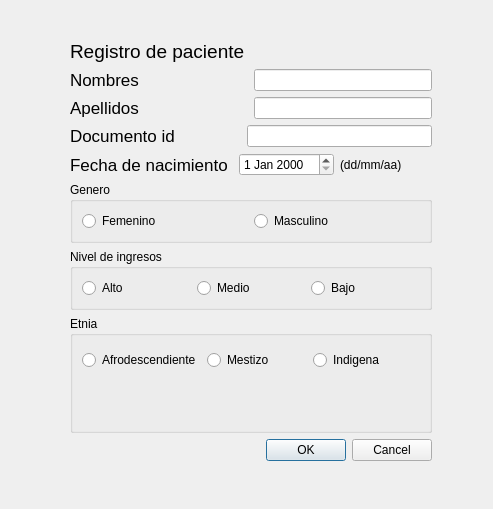
<?xml version="1.0" encoding="UTF-8"?>
<ui version="4.0">
 <class>formulario_paciente</class>
 <widget class="QDialog" name="formulario_paciente">
  <property name="geometry">
   <rect>
    <x>0</x>
    <y>0</y>
    <width>493</width>
    <height>509</height>
   </rect>
  </property>
  <property name="windowTitle">
   <string>Registro de paciente</string>
  </property>
  <widget class="QWidget" name="layoutWidget">
   <property name="geometry">
    <rect>
     <x>70</x>
     <y>40</y>
     <width>362</width>
     <height>421</height>
    </rect>
   </property>
   <layout class="QVBoxLayout" name="verticalLayout_6">
    <item>
     <layout class="QVBoxLayout" name="verticalLayout_5">
      <item>
       <layout class="QVBoxLayout" name="verticalLayout_4">
        <item>
         <layout class="QVBoxLayout" name="verticalLayout_2">
          <item>
           <widget class="QLabel" name="label_8">
            <property name="font">
             <font>
              <pointsize>14</pointsize>
             </font>
            </property>
            <property name="text">
             <string>Registro de paciente</string>
            </property>
           </widget>
          </item>
          <item>
           <layout class="QVBoxLayout" name="verticalLayout">
            <item>
             <layout class="QVBoxLayout" name="verticalLayout_3">
              <item>
               <layout class="QHBoxLayout" name="horizontalLayout">
                <item>
                 <widget class="QLabel" name="label">
                  <property name="font">
                   <font>
                    <pointsize>13</pointsize>
                   </font>
                  </property>
                  <property name="text">
                   <string>Nombres                       </string>
                  </property>
                 </widget>
                </item>
                <item>
                 <widget class="QLineEdit" name="nombre_pnt"/>
                </item>
               </layout>
              </item>
              <item>
               <layout class="QHBoxLayout" name="horizontalLayout_2">
                <item>
                 <widget class="QLabel" name="label_2">
                  <property name="font">
                   <font>
                    <pointsize>13</pointsize>
                   </font>
                  </property>
                  <property name="text">
                   <string>Apellidos                       </string>
                  </property>
                 </widget>
                </item>
                <item>
                 <widget class="QLineEdit" name="apellido_pnt"/>
                </item>
               </layout>
              </item>
              <item>
               <layout class="QHBoxLayout" name="horizontalLayout_3">
                <item>
                 <widget class="QLabel" name="label_3">
                  <property name="font">
                   <font>
                    <pointsize>13</pointsize>
                   </font>
                  </property>
                  <property name="text">
                   <string>Documento id              </string>
                  </property>
                 </widget>
                </item>
                <item>
                 <widget class="QLineEdit" name="doc_pnt"/>
                </item>
               </layout>
              </item>
              <item>
               <layout class="QHBoxLayout" name="horizontalLayout_4">
                <item>
                 <widget class="QLabel" name="label_4">
                  <property name="font">
                   <font>
                    <pointsize>13</pointsize>
                   </font>
                  </property>
                  <property name="text">
                   <string>Fecha de nacimiento </string>
                  </property>
                 </widget>
                </item>
                <item>
                 <widget class="QDateEdit" name="fechaN_pnt"/>
                </item>
                <item>
                 <widget class="QLabel" name="label_5">
                  <property name="text">
                   <string>(dd/mm/aa)</string>
                  </property>
                 </widget>
                </item>
               </layout>
              </item>
             </layout>
            </item>
            <item>
             <widget class="QGroupBox" name="groupBox">
              <property name="title">
               <string>Genero</string>
              </property>
              <layout class="QHBoxLayout" name="horizontalLayout_9">
               <item>
                <layout class="QHBoxLayout" name="horizontalLayout_5">
                 <item>
                  <widget class="QRadioButton" name="fem_pnt">
                   <property name="text">
                    <string>Femenino</string>
                   </property>
                  </widget>
                 </item>
                 <item>
                  <widget class="QRadioButton" name="mas_pnt">
                   <property name="text">
                    <string>Masculino</string>
                   </property>
                  </widget>
                 </item>
                </layout>
               </item>
              </layout>
             </widget>
            </item>
            <item>
             <widget class="QGroupBox" name="groupBox_2">
              <property name="title">
               <string>Nivel de ingresos</string>
              </property>
              <layout class="QHBoxLayout" name="horizontalLayout_8">
               <item>
                <layout class="QHBoxLayout" name="horizontalLayout_7">
                 <item>
                  <widget class="QRadioButton" name="alto_pnt">
                   <property name="text">
                    <string>Alto</string>
                   </property>
                   <attribute name="buttonGroup">
                    <string notr="true">buttonGroup</string>
                   </attribute>
                  </widget>
                 </item>
                 <item>
                  <widget class="QRadioButton" name="medio_pnt">
                   <property name="text">
                    <string>Medio</string>
                   </property>
                   <attribute name="buttonGroup">
                    <string notr="true">buttonGroup</string>
                   </attribute>
                  </widget>
                 </item>
                 <item>
                  <widget class="QRadioButton" name="bajo_pnt">
                   <property name="text">
                    <string>Bajo</string>
                   </property>
                   <attribute name="buttonGroup">
                    <string notr="true">buttonGroup</string>
                   </attribute>
                  </widget>
                 </item>
                </layout>
               </item>
              </layout>
             </widget>
            </item>
           </layout>
          </item>
         </layout>
        </item>
       </layout>
      </item>
      <item>
       <widget class="QGroupBox" name="groupBox_3">
        <property name="title">
         <string>Etnia</string>
        </property>
        <widget class="QWidget" name="layoutWidget">
         <property name="geometry">
          <rect>
           <x>12</x>
           <y>32</y>
           <width>331</width>
           <height>25</height>
          </rect>
         </property>
         <layout class="QHBoxLayout" name="horizontalLayout_6">
          <item>
           <widget class="QRadioButton" name="afro">
            <property name="text">
             <string>Afrodescendiente</string>
            </property>
           </widget>
          </item>
          <item>
           <widget class="QRadioButton" name="mezt">
            <property name="text">
             <string>Mestizo</string>
            </property>
           </widget>
          </item>
          <item>
           <widget class="QRadioButton" name="indi">
            <property name="text">
             <string>Indigena</string>
            </property>
           </widget>
          </item>
         </layout>
        </widget>
       </widget>
      </item>
     </layout>
    </item>
    <item>
     <widget class="QDialogButtonBox" name="buttonBox">
      <property name="orientation">
       <enum>Qt::Horizontal</enum>
      </property>
      <property name="standardButtons">
       <set>QDialogButtonBox::Cancel|QDialogButtonBox::Ok</set>
      </property>
     </widget>
    </item>
   </layout>
  </widget>
 </widget>
 <resources/>
 <connections>
  <connection>
   <sender>buttonBox</sender>
   <signal>accepted()</signal>
   <receiver>formulario_paciente</receiver>
   <slot>accept()</slot>
   <hints>
    <hint type="sourcelabel">
     <x>248</x>
     <y>254</y>
    </hint>
    <hint type="destinationlabel">
     <x>157</x>
     <y>274</y>
    </hint>
   </hints>
  </connection>
  <connection>
   <sender>buttonBox</sender>
   <signal>rejected()</signal>
   <receiver>formulario_paciente</receiver>
   <slot>reject()</slot>
   <hints>
    <hint type="sourcelabel">
     <x>316</x>
     <y>260</y>
    </hint>
    <hint type="destinationlabel">
     <x>286</x>
     <y>274</y>
    </hint>
   </hints>
  </connection>
 </connections>
 <buttongroups>
  <buttongroup name="buttonGroup">
   <property name="exclusive">
    <bool>true</bool>
   </property>
  </buttongroup>
 </buttongroups>
</ui>
